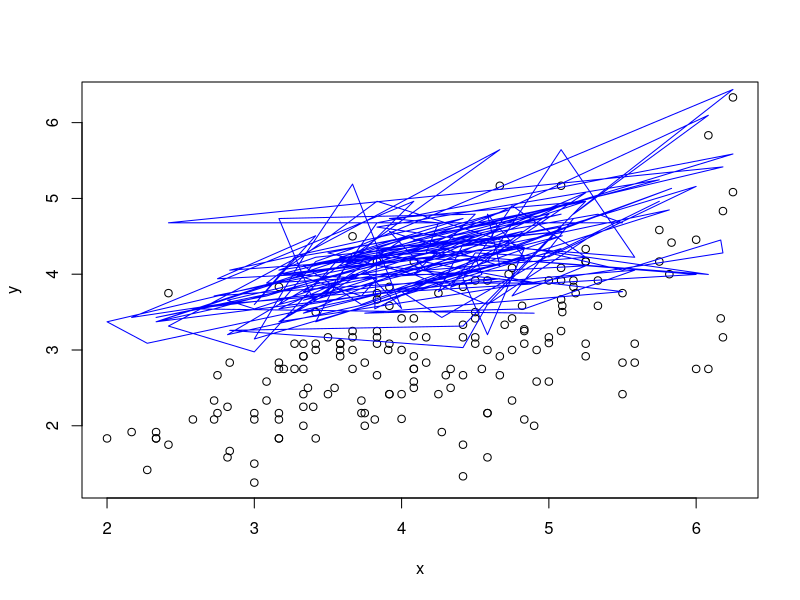

Here is the R script that generated this plot:
tab = read.csv("Faithfulfaces.csv")
# On enlève la colonne x
tab = tab[,-1]
# On crée un tableau quantitative
tabQuanti = tab[,-c(7,8)]
y = rep("",length(tabQuanti$Faithful))
for(i in 1:length(tabQuanti$Faithful))
{
    if(tabQuanti$Faithful[i]<4)
    {
        y[i]="faible"
    }
    else if(tabQuanti$Faithful[i]<6)
        {
            y[i]="moyen"
        }
        else
        {
            y[i]="fort"
        }
}

tabQuanti = tabQuanti[,-c(1,2,4,6)]
tabQuanti = table(tabQuanti)
chisq.test(tabQuanti)

tabF = tab[83:170,]
tabF = table(tabF$Cheater)

x = tab$SexDimorph
y = tab$Attract
cor(x,y)
cor.test(x,y)
m = lm(x ~ y)
summary(m)
plot(x, y)
lines(x, fitted(m), col = "blue")
